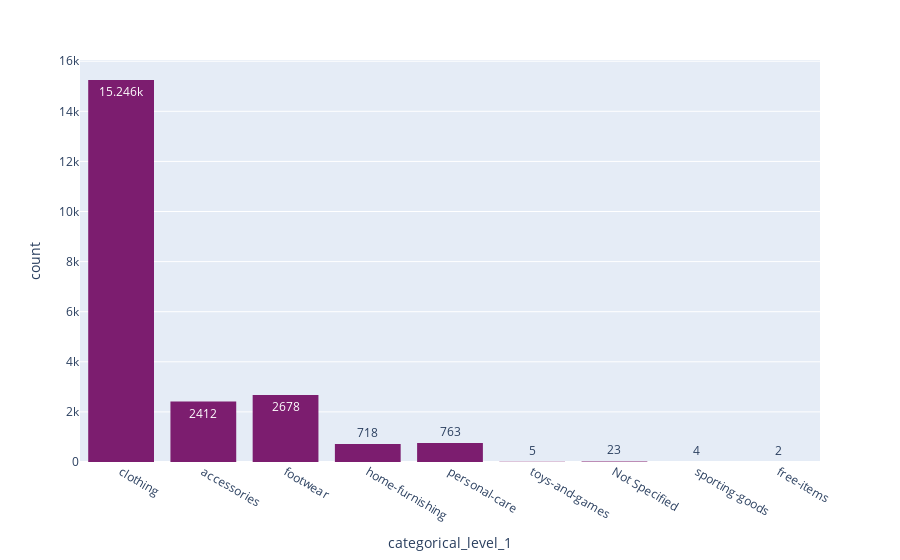

The cell this chart's notebook holds for it:
### Code cell
vtitle='categorical_level_1'
vfigure=px.histogram(data_frame=df,x=vtitle,text_auto=True,color_discrete_sequence=colour_theme)
vtitle = vtitle.replace(' ','_')
pyo.plot(vfigure,filename=f'{graph_path}/{vtitle}.html',auto_open=False)
vfigure.show()

### Figure 1 — Plotly figure (JSON) as saved in the notebook; plotly's stock layout.template omitted (floating-point values rounded to 4 significant figures; data arrays with more than 128 entries replaced by an {"elided": "..."} marker saying what was removed)
{"data": [{"bingroup": "x", "hovertemplate": "categorical_level_1=%{x}<br>count=%{y}<extra></extra>", "legendgroup": "", "marker": {"color": "rgb(124, 29, 111)", "pattern": {"shape": ""}}, "name": "", "orientation": "v", "showlegend": false, "texttemplate": "%{value}", "type": "histogram", "x": {"elided": "21851 str values"}, "xaxis": "x", "yaxis": "y"}], "layout": {"barmode": "relative", "legend": {"tracegroupgap": 0}, "margin": {"t": 60}, "xaxis": {"anchor": "y", "domain": [0, 1], "title": {"text": "categorical_level_1"}}, "yaxis": {"anchor": "x", "domain": [0, 1], "title": {"text": "count"}}}}
